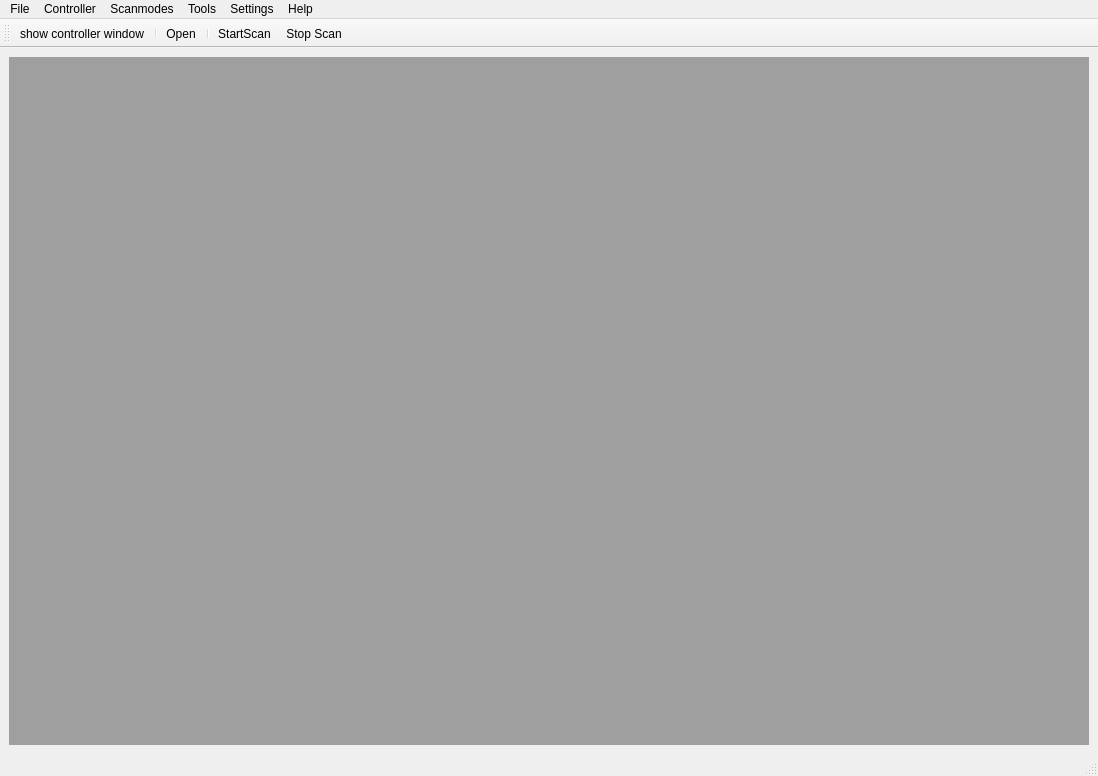
<?xml version="1.0" encoding="UTF-8"?>
<ui version="4.0">
 <class>PySICMGUIMainWindow</class>
 <widget class="QMainWindow" name="PySICMGUIMainWindow">
  <property name="geometry">
   <rect>
    <x>0</x>
    <y>0</y>
    <width>1098</width>
    <height>776</height>
   </rect>
  </property>
  <property name="windowTitle">
   <string>pySICM - GUI</string>
  </property>
  <property name="windowIcon">
   <iconset resource="unixres.qrc">
    <normaloff>:/Icons/pySICM48.png</normaloff>:/Icons/pySICM48.png</iconset>
  </property>
  <widget class="QWidget" name="centralwidget">
   <property name="sizePolicy">
    <sizepolicy hsizetype="Maximum" vsizetype="Maximum">
     <horstretch>0</horstretch>
     <verstretch>0</verstretch>
    </sizepolicy>
   </property>
   <layout class="QVBoxLayout" name="verticalLayout_2">
    <item>
     <widget class="QMdiArea" name="mdiArea">
      <property name="enabled">
       <bool>true</bool>
      </property>
      <property name="viewMode">
       <enum>QMdiArea::SubWindowView</enum>
      </property>
     </widget>
    </item>
   </layout>
  </widget>
  <widget class="QMenuBar" name="menubar">
   <property name="geometry">
    <rect>
     <x>0</x>
     <y>0</y>
     <width>1098</width>
     <height>27</height>
    </rect>
   </property>
   <widget class="QMenu" name="menuFile">
    <property name="title">
     <string>File</string>
    </property>
    <widget class="QMenu" name="menuNew">
     <property name="title">
      <string>&amp;New</string>
     </property>
    </widget>
    <addaction name="menuNew"/>
    <addaction name="actionOpen"/>
    <addaction name="actionSave"/>
    <addaction name="separator"/>
    <addaction name="actionSaveAsTemplate"/>
    <addaction name="actionSaveAsDefaultTemplate"/>
    <addaction name="separator"/>
    <addaction name="actionExport"/>
    <addaction name="actionImport"/>
    <addaction name="separator"/>
    <addaction name="actionClose"/>
    <addaction name="separator"/>
    <addaction name="actionQuit"/>
   </widget>
   <widget class="QMenu" name="menuSettings">
    <property name="title">
     <string>Controller</string>
    </property>
    <addaction name="actionControllerConnect"/>
    <addaction name="actionControllerDisconnect"/>
    <addaction name="separator"/>
    <addaction name="actionControllerSettings"/>
   </widget>
   <widget class="QMenu" name="menuScanmodes">
    <property name="title">
     <string>Scanmodes</string>
    </property>
   </widget>
   <widget class="QMenu" name="menuSetting">
    <property name="title">
     <string>Settings</string>
    </property>
    <addaction name="actionFakeMode"/>
   </widget>
   <widget class="QMenu" name="menuTools">
    <property name="title">
     <string>Tools</string>
    </property>
   </widget>
   <widget class="QMenu" name="menuHelp">
    <property name="title">
     <string>Help</string>
    </property>
   </widget>
   <addaction name="menuFile"/>
   <addaction name="menuSettings"/>
   <addaction name="menuScanmodes"/>
   <addaction name="menuTools"/>
   <addaction name="menuSetting"/>
   <addaction name="menuHelp"/>
  </widget>
  <widget class="QToolBar" name="toolBar">
   <property name="windowTitle">
    <string>toolBar</string>
   </property>
   <attribute name="toolBarArea">
    <enum>TopToolBarArea</enum>
   </attribute>
   <attribute name="toolBarBreak">
    <bool>false</bool>
   </attribute>
   <addaction name="actionShow_controller_window"/>
   <addaction name="separator"/>
   <addaction name="actionOpen"/>
   <addaction name="separator"/>
   <addaction name="actionStartScan"/>
   <addaction name="actionStop_Scan"/>
  </widget>
  <widget class="QStatusBar" name="statusbar">
   <property name="sizePolicy">
    <sizepolicy hsizetype="Expanding" vsizetype="Preferred">
     <horstretch>0</horstretch>
     <verstretch>0</verstretch>
    </sizepolicy>
   </property>
  </widget>
  <action name="actionOpen">
   <property name="icon">
    <iconset>
     <normaloff>../../../../../../../usr/share/icons/Tango/16x16/actions/fileopen.png</normaloff>../../../../../../../usr/share/icons/Tango/16x16/actions/fileopen.png</iconset>
   </property>
   <property name="text">
    <string>&amp;Open</string>
   </property>
   <property name="shortcut">
    <string>Ctrl+O</string>
   </property>
  </action>
  <action name="actionAddressAndPort">
   <property name="text">
    <string>Address and port</string>
   </property>
  </action>
  <action name="actionSave">
   <property name="text">
    <string>&amp;Save</string>
   </property>
   <property name="shortcut">
    <string>Ctrl+S</string>
   </property>
  </action>
  <action name="actionExport">
   <property name="text">
    <string>&amp;Export</string>
   </property>
   <property name="shortcut">
    <string>Ctrl+E</string>
   </property>
  </action>
  <action name="actionClose">
   <property name="text">
    <string>&amp;Close</string>
   </property>
   <property name="shortcut">
    <string>Ctrl+W</string>
   </property>
  </action>
  <action name="actionQuit">
   <property name="text">
    <string>&amp;Quit</string>
   </property>
   <property name="shortcut">
    <string>Ctrl+Q</string>
   </property>
  </action>
  <action name="actionEmpty">
   <property name="text">
    <string>Empty</string>
   </property>
  </action>
  <action name="actionStartScan">
   <property name="icon">
    <iconset>
     <normaloff>../../../../../../../usr/share/icons/Tango/24x24/actions/gtk-media-play-ltr.png</normaloff>
     <normalon>../../../../../../../usr/share/icons/Tango/24x24/actions/next.png</normalon>../../../../../../../usr/share/icons/Tango/24x24/actions/gtk-media-play-ltr.png</iconset>
   </property>
   <property name="text">
    <string>StartScan</string>
   </property>
   <property name="iconVisibleInMenu">
    <bool>false</bool>
   </property>
  </action>
  <action name="actionStop_Scan">
   <property name="icon">
    <iconset>
     <normaloff>../../../../../../../usr/share/icons/Tango/24x24/actions/media-playback-stop.png</normaloff>
     <normalon>../../../../../../../usr/share/icons/Tango/24x24/actions/player_stop.png</normalon>../../../../../../../usr/share/icons/Tango/24x24/actions/media-playback-stop.png</iconset>
   </property>
   <property name="text">
    <string>Stop Scan</string>
   </property>
   <property name="toolTip">
    <string>Stop current measurement</string>
   </property>
  </action>
  <action name="actionShow_controller_window">
   <property name="checkable">
    <bool>true</bool>
   </property>
   <property name="icon">
    <iconset>
     <normaloff>../../../../../../usr/share/icons/Tango/24x24/devices/gnome-fs-client.png</normaloff>../../../../../../usr/share/icons/Tango/24x24/devices/gnome-fs-client.png</iconset>
   </property>
   <property name="text">
    <string>show controller window</string>
   </property>
  </action>
  <action name="actionConnect">
   <property name="text">
    <string>Connect</string>
   </property>
  </action>
  <action name="actionDisconnect">
   <property name="text">
    <string>Disconnect</string>
   </property>
  </action>
  <action name="actionControllerSettings">
   <property name="text">
    <string>Settings</string>
   </property>
  </action>
  <action name="actionControllerConnect">
   <property name="text">
    <string>Connect</string>
   </property>
  </action>
  <action name="actionControllerDisconnect">
   <property name="text">
    <string>Disconnect</string>
   </property>
  </action>
  <action name="actionFakeMode">
   <property name="checkable">
    <bool>true</bool>
   </property>
   <property name="text">
    <string>Fake mode (development)</string>
   </property>
  </action>
  <action name="actionSaveAsTemplate">
   <property name="text">
    <string>Save as template</string>
   </property>
  </action>
  <action name="actionSaveAsDefaultTemplate">
   <property name="text">
    <string>Save as default template</string>
   </property>
  </action>
  <action name="actionImport">
   <property name="text">
    <string>Import</string>
   </property>
   <property name="shortcut">
    <string>Ctrl+I</string>
   </property>
  </action>
 </widget>
 <resources>
  <include location="unixres.qrc"/>
 </resources>
 <connections/>
</ui>
